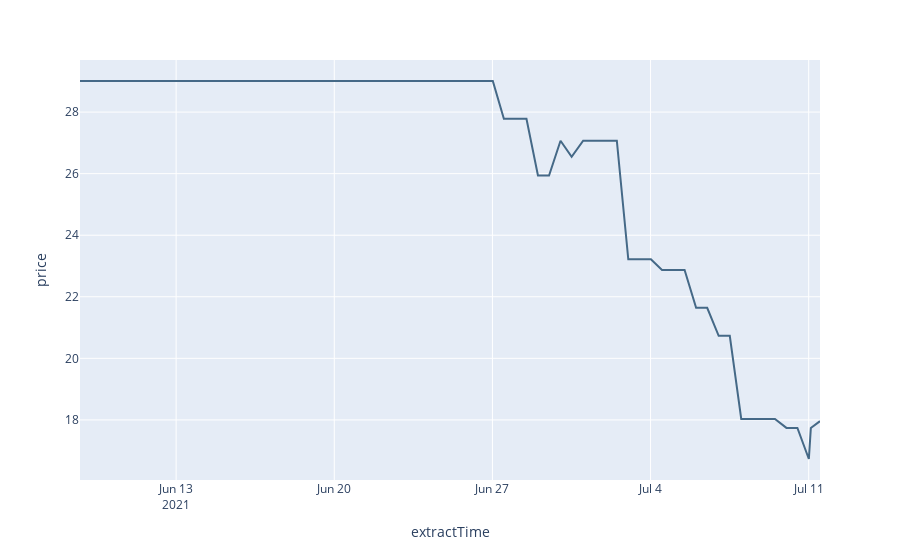

The notebook cell this image was saved under:
### Markdown cell above
# Dbacks vs Dodgers 7/11/21

### Code cell
gm1 = dodgers[dodgers["id"] == 104724575.0]
fig = px.line(gm1, x = "extractTime", y = "price", hover_name="time")
fig.update_traces(line_color='#456987')
# px.bar(gm1, x = "extractTime", y = "ticket_count")
